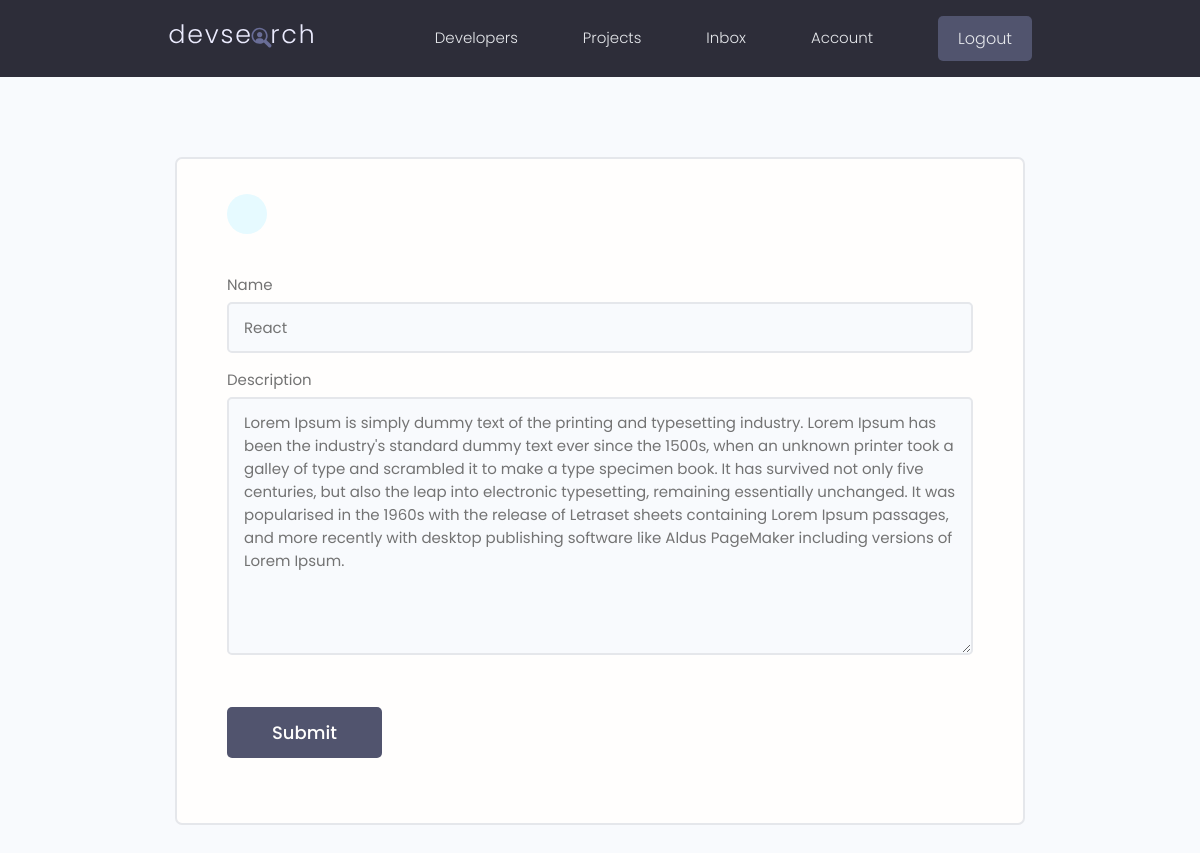
/update-skill/612bca58-36e0-4a5a-9fef-a384e1324a95/ (signed in), run on the app's committed database.
### users/models.py (models this page shows, shortened)
class Skill(models.Model):
    owner = models.ForeignKey(Profile,on_delete=models.CASCADE,null =True,blank=True)
    name = models.CharField(max_length=200,blank=True,null=True)
    description = models.TextField(null= True,blank=True)
    created = models.DateTimeField(auto_now_add =True)
    id = models.UUIDField(default=uuid.uuid4 , unique=True, primary_key=True ,editable=False)

### users/views.py (the view)
# urls.py: path('update-skill/<str:pk>/',views.updateSkill,name="update-skill"),
@login_required(login_url = 'login')
def updateSkill(request,pk):
    profile = request.user.profile
    skill = profile.skill_set.get(id=pk)
    form = SkillForm(instance=skill)
    if request.method == 'POST':
        form = SkillForm(request.POST,instance=skill)
        if form.is_valid():
            form.save()
            messages.success(request,"Skill was updated")
            return redirect('account')
    context = {'form':form}
    return render(request,'users/skill_form.html',context)

### users/forms.py
class SkillForm(ModelForm):
    class Meta:
        model = Skill
        fields = '__all__'
        exclude = ['owner']
    def __init__(self,*args,**kwargs):
        super(SkillForm,self).__init__(*args,**kwargs)
        for name , field in self.fields.items():
            field.widget.attrs.update({'class':'input'})

### users/templates/users/skill_form.html (shortened to what this page needs)
{% extends 'main.html' %}
{% block content %}
    <main class="formPage my-xl">
        <div class="content-box">
            <div class="formWrapper">
                <a class="backButton" href="{% url 'account' %}"></a>
                <br>
                <form class="form" method = "POST" action="">
                    {% for field in form %}
                    <div class="form__field">
                        <label for="formInput#text">{{field.label}} </label>
                        {{field}}
                    </div>
                    {% endfor %}
                    <input class="btn btn--sub btn--lg  my-md" type="submit" value="Submit" />
                </form>
            </div>
        </div>
    </main>
{% endblock content%}

### static/styles/app.css (style rules this page uses)
:root { --color-sub: #2d2d39; }
.btn--sub { background-color: var(--color-sub-light); }
.content-box { width: 95%; max-width: 85rem; margin: 0 auto; }
.backButton { background: var(--color-main-light); color: var(--color-main); width: 4rem; height: 4rem; display: flex; align-items: center; justify-content: center; border-radius: 50%; }
.formPage .formWrapper { list-style: none; background: var(--color-white); padding: 3.5rem 5rem; border: 2px solid var(--color-light); border-radius: 0.7rem; }

### static/uikit/styles/modules/_variables.css (style rules this page uses)
:root { --color-main: #5aa5b9; --color-main-light: #e6faff; --color-sub: #3f4156; --color-sub-light: #51546e; --color-sub-lighter: #ededfd; --color-text: #737373; --color-gray: #8b8b8b; --color-light: #e5e7eb; --color-light-gray: #767676; --color-bg: #f8fafd; --color-white: #fffefd; --color-white-light: #f3f3f3; --color-success: #359e64; --color-success-bg: #def8e8; --color-error: #fc4b0b; --color-error-bg: #fff2ee; --font-base: 'Poppins', arial, helvetica, 'Segoe UI', roboto, ubuntu, sans-serif; --font-monospace: 'Fira Code', 'Courier New', courier, monospace; --font-regular: 300; --font-medium: 500; --font-bold: 700; --generic-shadow: 1px 1px 5px #00000010; --generic-transition: all 0.3s ease-in-out; }

### static/uikit/styles/modules/_base.css (style rules this page uses)
* { margin: 0; padding: 0; box-sizing: border-box; text-rendering: optimizeLegibility; color: inherit; font-size: inherit; }
html { font-size: 50%; }
@media only screen and (min-width: 480px) { html { font-size: 56.25%; } }
@media only screen and (min-width: 1200px) { html { font-size: 62.5%; } }
body { line-height: 1.6; font-weight: 400; font-size: 1.5rem; color: var(--color-text); background-color: var(--color-bg); min-height: 100vh; }

### static/uikit/styles/modules/_typography.css (style rules this page uses)
* { font-family: var(--font-base); }
a { padding-bottom: 2px; text-decoration: none; display: inline-block; color: var(--color-main); font-weight: var(--font-medium); }

### static/uikit/styles/modules/_utilities.css (style rules this page uses)
.my-md { margin: 3rem auto; }
.my-xl { margin: 8rem auto; }

### static/uikit/styles/modules/_button.css (style rules this page uses)
.btn { display: inline-block; position: relative; cursor: pointer; background-color: var(--color-light); font-weight: var(--font-medium); color: var(--color-sub); text-decoration: none; padding: 1rem 2rem; border-radius: 0.5rem; border: none; width: -webkit-fit-content; width: -moz-fit-content; width: fit-content; height: -webkit-fit-content; height: -moz-fit-content; height: fit-content; font-size: 1.6rem; outline-width: 0; outline-color: transparent; -webkit-backface-visibility: hidden; backface-visibility: hidden; transition: all 0.3s ease-in-out; }
.btn--sub { background-color: var(--color-sub); color: var(--color-white); }
.btn--lg { font-size: 1.8rem; padding: 1.2rem 4.5rem; }

### static/uikit/styles/modules/_form.css (style rules this page uses)
.form { display: block; }
.form__field { margin-top: 1.5rem; margin-bottom: 1.5rem; }
.form__label, .form__field > label { display: block; margin-bottom: 0.5rem; color: var(--color-text); }
input.input[type='text'], input.input[type='email'], input.input[type='password'], input.input[type='number'], textarea.input { min-width: 24rem; width: 100%; padding: 1.2rem 1.5rem; border-radius: 0.5rem; border: 2px solid var(--color-light); transition: all 0.3s ease-in-out; background-color: var(--color-bg); }

### data on the page
Skill: form "React" "Lorem Ipsum is simply dummy text of the printing and typesetting industry. Lorem Ipsum has been the industry's standard dummy text ever since the 1500s, when an unknown printer took a galley of type and scrambled it to make a type specimen book. It has survived not only five centuries, but also the leap into electronic typesetting, remaining essentially unchanged. It was popularised in the 1960s with the release of Letraset sheets containing Lorem Ipsum passages, and more recently with desktop publishing software like Aldus PageMaker including versions of Lorem Ipsum."

### other printed values
{{ field.label }} "Name" "Description"
